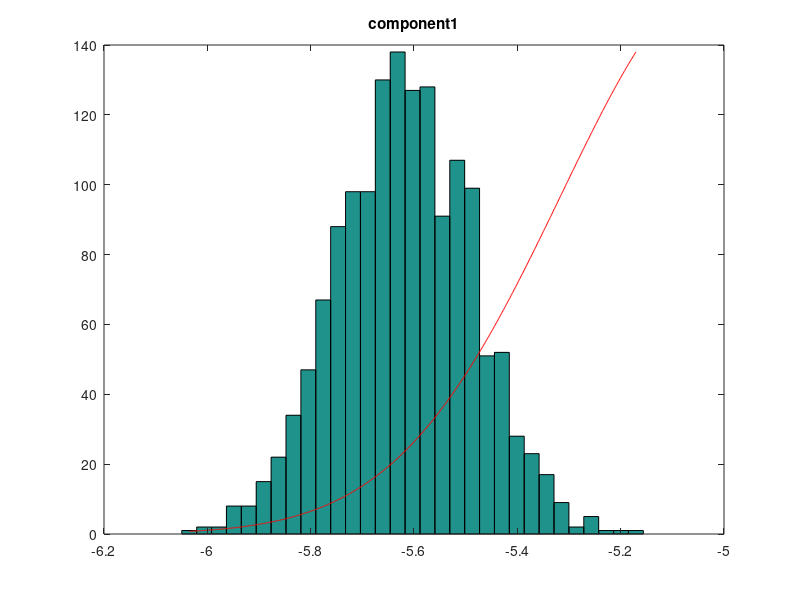
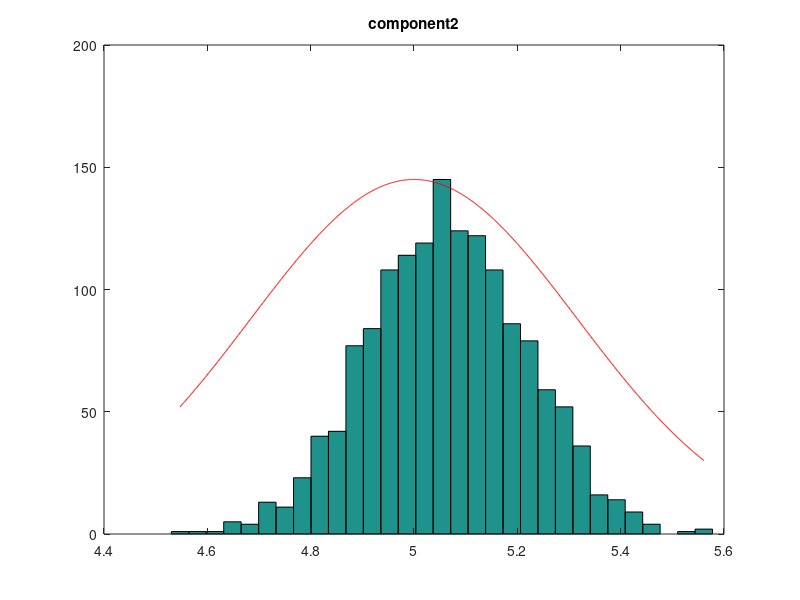

MATLAB code to generate these figures, in order:

%-------------------------------------------------------------------------
% Gibbs Sampling for Inference of Mixture of Gaussians
% Author: Daniel Ribeiro Silva
% Email: drsilva@cs.cmu.edu
%-------------------------------------------------------------------------

%------------------------------------------------------------------------+
% PGM of the model                                                       |
%                                                                        |
%                  _____________        ___________________________      |
%     ______       |  _______  |        |   _____           _____  |     |
%    /      \      | /       \ |        |  /     \         /     \ |     |
%    | \tau | ---->| | \mu_k | | -------+->| x_i | <------ | z_i | |     |
%    \______/      | \_______/ |        |  \_____/         \_____/ |     |
%                  |           |        |                          |     |
%                  |     k=1..K|        |                   i=1..N |     |
%                  +-----------+        +--------------------------+     |
%                                                                        |
%------------------------------------------------------------------------+

clearvars;clc;close all;

%-------------------------------------
% GENERATE DATA
%-------------------------------------
% Forward sample 100 observations
%-------------------------------------

totalComponents = 2;
muTrue = [-5 5];
mixtureWeights = [0.5 0.5];
tau = 10;
totalObservations = 100;
componentObserved = randsample(1:totalComponents,totalObservations,true,mixtureWeights);

X = zeros(1,totalObservations);
for i = 1:totalObservations
    component = componentObserved(i);
    muObs = muTrue(component);
    X(i) = normrnd(muObs,sqrt(tau));
end

%-------------------------------------
% RUN SAMPLING
%-------------------------------------
% Sample using Gibbs Sampling
%-------------------------------------

totalSamples = 2000;

%initialize variables
Z = zeros(totalObservations, totalSamples+1);
Mu = zeros(totalComponents, totalSamples+1);
N = zeros(totalComponents, totalSamples+1);
Mu(:,1) = [-1 1]; %can be any random values
sumXik = zeros(totalComponents,1);

for t=2:totalSamples+1
    
    %sample z_i ~ Categorical(W) with w_k \propto exp( - (x_i - mu_k)^2 )
    for i = 1:totalObservations
        weights = exp( - (X(i) - Mu(:,t-1)).^2 );
        Z(i,t) = randsample(1:totalComponents,1,true,weights);
    end
    
    %compute N_k and sum x_ik
    for k = 1:totalComponents
        idx = (Z(:,t) == k);
        N(k,t) = sum( idx );
        sumXik(k) = sum( X( idx') );
    end
    
    %sample mu_k ~ Normal( tau*(sum x_ik)/(N_k*tau + 1), tau/(N_k*tau + 1)) 
    for k = 1:totalComponents
        current_mu = tau * sumXik(k) / ( N(k,t)*tau + 1 );
        current_sigma = sqrt( tau / ( N(k,t)*tau + 1 ) );
        Mu(k,t) = normrnd(current_mu, current_sigma);
    end
    
end


%-------------------------------------
% DISCARD INITIAL SAMPLES
%-------------------------------------
% Discard first samples as burn-in
%-------------------------------------

totalDiscarded = 500;

ZFinal = Z(:,totalDiscarded+2:end);
MuFinal = Mu(:,totalDiscarded+2:end);


%-------------------------------------
% RESULTS
%-------------------------------------
% Plot and analyze results
%-------------------------------------

for k=1:totalComponents
    
    %plot estimated curve for the k-th component
    figure(k);
    y = MuFinal(k,:);
    delta = (max(y)-min(y))/30;
    x = min(y):delta:max(y);
    [counts binValues] = hist(y,x);
    hist(y,x);
    title(strcat('component ',num2str(k)));
    
    %plot true distribution line on top
    deltaTrue = (max(y)-min(y))/1000;
    xTrue = min(y):deltaTrue:max(y);
    yTrue = (1/sqrt(2*pi*tau))*exp(-(xTrue - muTrue(k)).^2 / 2*tau);
    yTrue = yTrue * max(counts) / max(yTrue); %adjust curve to plotted histogram
    hold on;
    plot(xTrue,yTrue,'r');
end
